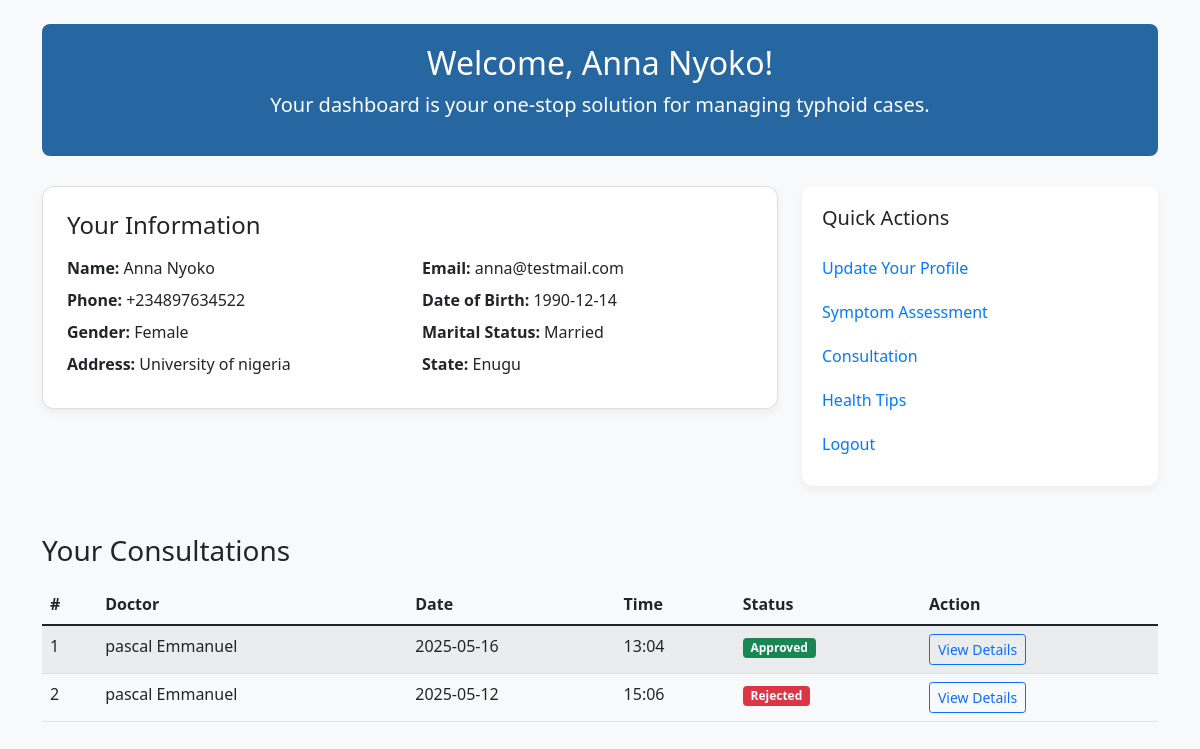
Page /dashboard (signed in) on the earlier database version.
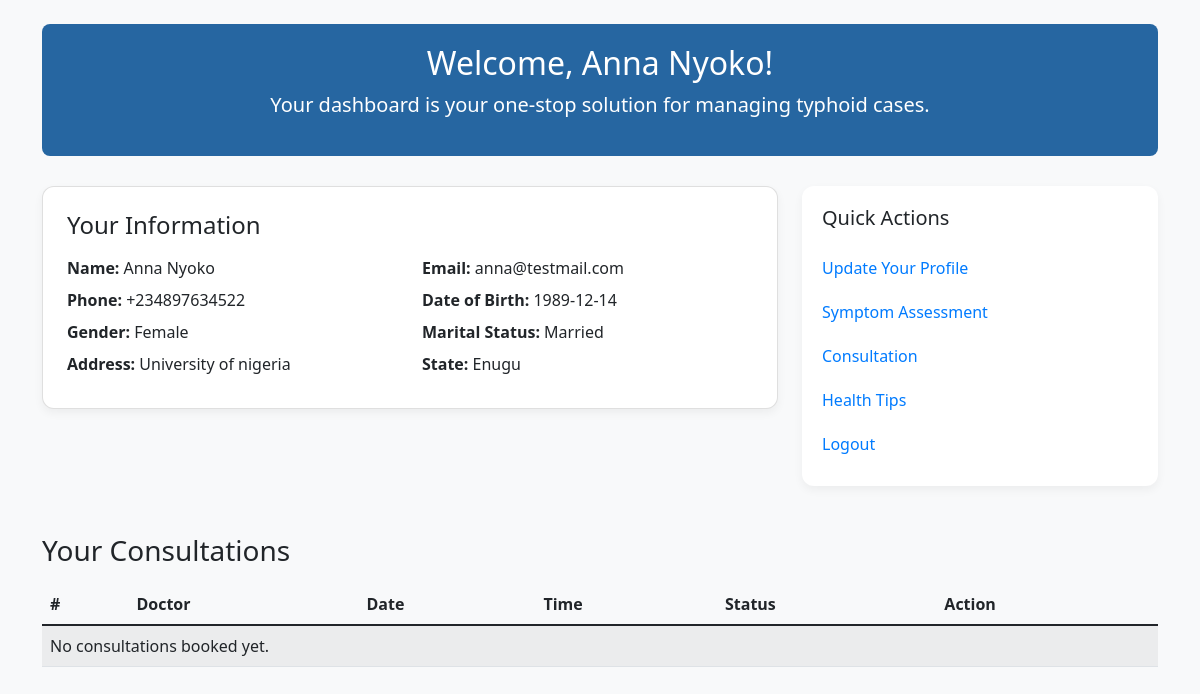
Same page on the later database version.
### app.py (models this page shows, shortened)
class User(db.Model, UserMixin):  # Patient
    id = db.Column(db.Integer, primary_key=True)
    name = db.Column(db.String(120), nullable=False)
    email = db.Column(db.String(120), unique=True, nullable=False)
    phone = db.Column(db.String(15), nullable=False)
    dob = db.Column(db.Date, nullable=False)
    gender = db.Column(db.String(10), nullable=False)
    marital_status = db.Column(db.String(20), nullable=False)
    address = db.Column(db.String(200), nullable=False)
    state = db.Column(db.String(50), nullable=False)
    password_hash = db.Column(db.String(128), nullable=False)

class Consultation(db.Model):
    id = db.Column(db.Integer, primary_key=True)
    user_id = db.Column(db.Integer, db.ForeignKey('user.id'))
    doctor_id = db.Column(db.Integer, db.ForeignKey('doctor.id'))
    status = db.Column(db.String(20), default="Pending")  # Pending, Approved, Rejected
    appointment_date = db.Column(db.Date)
    appointment_time = db.Column(db.Time)
    user = db.relationship('User', backref='consultations')
    doctor = db.relationship('Doctor', backref='consultations')

class Doctor(db.Model):
    id = db.Column(db.Integer, primary_key=True)
    name = db.Column(db.String(100))
    email = db.Column(db.String(100))
    phone = db.Column(db.String(20))
    dob = db.Column(db.Date)
    gender = db.Column(db.String(10))
    marital_status = db.Column(db.String(20))
    address = db.Column(db.String(200))
    state = db.Column(db.String(50))
    hospital_id = db.Column(db.Integer, db.ForeignKey('hospital.id'))
    password = db.Column(db.String(200))  # <-- Add this line
    hospital = db.relationship('Hospital', backref='doctors')

### app.py (the view)
@app.route('/dashboard')
@login_required
def user_dashboard():
    consultations = Consultation.query.filter_by(user_id=current_user.id).order_by(Consultation.appointment_date.desc()).all()
    return render_template('user_dashboard.html', user=current_user,  consultations=consultations)

### app.py (called while the page is built)
@login_manager.user_loader
def load_user(user_id):
    user_type = session.get('user_type')
    if user_type == 'user':
        return User.query.get(int(user_id))
    elif user_type == 'doctor':
        return Doctor.query.get(int(user_id))
    return None

### templates/user_dashboard.html (shortened to what this page needs)
<!DOCTYPE html>
<html lang="en">
<head>
    <link href="https://cdn.jsdelivr.net/npm/bootstrap@5.1.3/dist/css/bootstrap.min.css" rel="stylesheet">
    <link rel="stylesheet" href="{{ url_for('static', filename='css/dashboard.css') }}">
</head>
<body>
<div class="container mt-4">
    <div class="dashboard-header text-center">
        <h2>Welcome, {{ user.name }}!</h2>
        <p class="lead">Your dashboard is your one-stop solution for  managing typhoid cases.</p>
    </div>
    <div class="row">
        <div class="col-lg-8 mb-4">
            <div class="card p-4">
                <h4 class="mb-3">Your Information</h4>
                <div class="row">
                    <div class="col-sm-6 mb-2"><strong>Name:</strong> {{ user.name }}</div>
                    <div class="col-sm-6 mb-2"><strong>Email:</strong> {{ user.email }}</div>
                    <div class="col-sm-6 mb-2"><strong>Phone:</strong> {{ user.phone }}</div>
                    <div class="col-sm-6 mb-2"><strong>Date of Birth:</strong> {{ user.dob }}</div>
                    <div class="col-sm-6 mb-2"><strong>Gender:</strong> {{ user.gender }}</div>
                    <div class="col-sm-6 mb-2"><strong>Marital Status:</strong> {{ user.marital_status }}</div>
                    <div class="col-sm-6 mb-2"><strong>Address:</strong> {{ user.address }}</div>
                    <div class="col-sm-6 mb-2"><strong>State:</strong> {{ user.state }}</div>
                </div>
            </div>
        </div>
        <div class="col-lg-4">
            <div class="sidebar-actions">
                <h5 class="mb-3">Quick Actions</h5>
                <a href="{{ url_for('update_profile') }}">Update Your Profile</a>
                <a href="{{ url_for('symptom_assessment') }}">Symptom Assessment</a>
                <a href="{{ url_for('book_consultation') }}">Consultation</a>
                <a href="{{ url_for('health_tips') }}">Health Tips</a>
                <a href="{{ url_for('logout') }}">Logout</a>
            </div>
        </div>
    </div>
    <h3 class="mt-5">Your Consultations</h3>
<table class="table table-striped mt-3">
    <thead>
        <tr>
            <th>#</th>
            <th>Doctor</th>
            <th>Date</th>
            <th>Time</th>
            <th>Status</th>
            <th>Action</th>
        </tr>
    </thead>
    <tbody>
        {% for c in consultations %}
        <tr>
            <td>{{ loop.index }}</td>
            <td>{{ c.doctor.name }}</td>
            <td>{{ c.appointment_date.strftime('%Y-%m-%d') }}</td>
            <td>{{ c.appointment_time.strftime('%H:%M') }}</td>
            <td>
                {% if c.status == 'Pending' %}
                    <span class="badge bg-warning text-dark">Pending</span>
                {% elif c.status == 'Approved' %}
                    <span class="badge bg-success">Approved</span>
                {% elif c.status == 'Rejected' %}
                    <span class="badge bg-danger">Rejected</span>
                {% endif %}
            </td>
            <td>
                <a href="{{ url_for('consultation_details', consultation_id=c.id) }}" class="btn btn-sm btn-outline-primary">
                    View Details
                </a>
            </td>
        </tr>
        {% else %}
        <tr>
            <td colspan="6">No consultations booked yet.</td>
        </tr>
        {% endfor %}
    </tbody>
</table>
</div>
</body>
</html>

### static/css/dashboard.css (style rules this page uses)
body { background-color: #f8f9fa; }
.dashboard-header { background-color: rgba(2, 77, 146, 0.85); color: white; padding: 20px; border-radius: 0.5rem; margin-bottom: 30px; }
.card { border-radius: 0.75rem; box-shadow: 0 4px 10px rgba(0,0,0,0.05); }
.sidebar-actions { background-color: #fff; border-radius: 0.75rem; box-shadow: 0 4px 10px rgba(0,0,0,0.05); padding: 20px; }
.sidebar-actions a { display: block; padding: 10px 0; color: #007bff; text-decoration: none; }

Differences in the rows shown:
removed Consultation: doctor.name "pascal Emmanuel", appointment_date "2025-05-16", appointment_time "13:04", status "Approved"
removed Consultation: doctor.name "pascal Emmanuel", appointment_date "2025-05-12", appointment_time "15:06", status "Rejected"
changed User "Anna Nyoko": dob "1990-12-14" → "1989-12-14"
Other differences:
text now shown: "No consultations booked yet."
